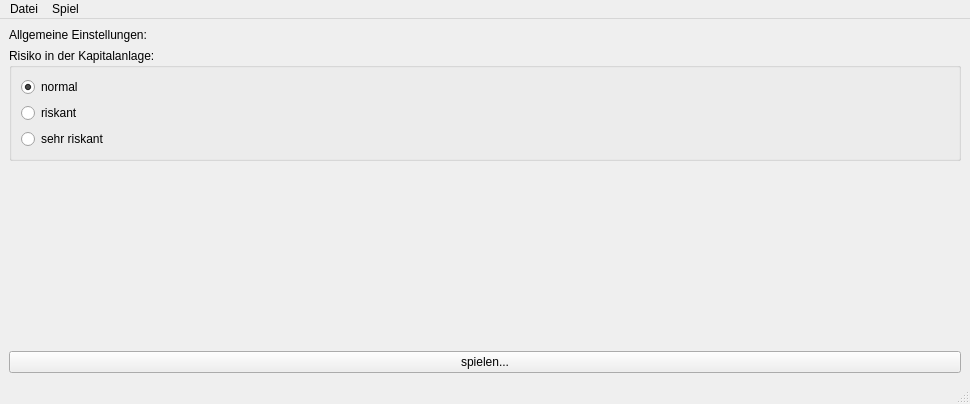
<?xml version="1.0" encoding="UTF-8"?>
<ui version="4.0">
 <class>MainWindow</class>
 <widget class="QMainWindow" name="MainWindow">
  <property name="geometry">
   <rect>
    <x>0</x>
    <y>0</y>
    <width>970</width>
    <height>404</height>
   </rect>
  </property>
  <property name="windowTitle">
   <string>MainWindow</string>
  </property>
  <widget class="QWidget" name="centralwidget">
   <layout class="QVBoxLayout" name="verticalLayout">
    <item>
     <widget class="QLabel" name="label">
      <property name="text">
       <string>Allgemeine Einstellungen:</string>
      </property>
     </widget>
    </item>
    <item>
     <widget class="QGroupBox" name="groupBox_KA_Risiko">
      <property name="title">
       <string>Risiko in der Kapitalanlage:</string>
      </property>
      <layout class="QVBoxLayout" name="verticalLayout_2">
       <item>
        <widget class="QRadioButton" name="radioButton_KA_Risiko_normal">
         <property name="text">
          <string>normal</string>
         </property>
         <property name="checked">
          <bool>true</bool>
         </property>
        </widget>
       </item>
       <item>
        <widget class="QRadioButton" name="radioButton_KA_Risiko_riskant">
         <property name="text">
          <string>riskant</string>
         </property>
        </widget>
       </item>
       <item>
        <widget class="QRadioButton" name="radioButton_KA_Risiko_sehr_riskant">
         <property name="text">
          <string>sehr riskant</string>
         </property>
        </widget>
       </item>
      </layout>
     </widget>
    </item>
    <item>
     <spacer name="verticalSpacer">
      <property name="orientation">
       <enum>Qt::Vertical</enum>
      </property>
      <property name="sizeHint" stdset="0">
       <size>
        <width>20</width>
        <height>40</height>
       </size>
      </property>
     </spacer>
    </item>
    <item>
     <layout class="QHBoxLayout" name="horizontalLayout">
      <item>
       <widget class="QPushButton" name="pushButtonSpiele">
        <property name="text">
         <string>spielen...</string>
        </property>
       </widget>
      </item>
     </layout>
    </item>
   </layout>
  </widget>
  <widget class="QMenuBar" name="menubar">
   <property name="geometry">
    <rect>
     <x>0</x>
     <y>0</y>
     <width>970</width>
     <height>24</height>
    </rect>
   </property>
   <widget class="QMenu" name="menuDatei">
    <property name="title">
     <string>Datei</string>
    </property>
    <addaction name="separator"/>
    <addaction name="actionBeenden"/>
   </widget>
   <widget class="QMenu" name="menuSpiel">
    <property name="title">
     <string>Spiel</string>
    </property>
    <addaction name="actionSpielen"/>
   </widget>
   <addaction name="menuDatei"/>
   <addaction name="menuSpiel"/>
  </widget>
  <widget class="QStatusBar" name="statusbar"/>
  <action name="actionBeenden">
   <property name="text">
    <string>Beenden</string>
   </property>
  </action>
  <action name="actionSpielen">
   <property name="text">
    <string>Spielen...</string>
   </property>
  </action>
 </widget>
 <resources/>
 <connections/>
</ui>
